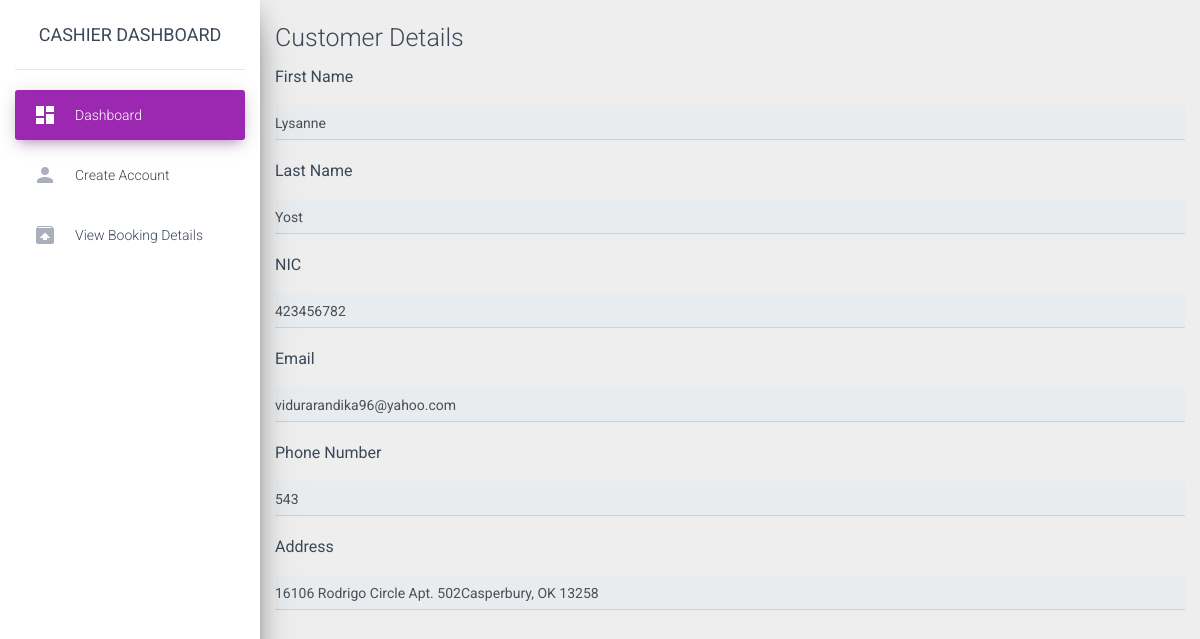
The page /admin/pages/selectcus.php?sc=423456782 on the database its author committed.
### tables this page shows
CREATE TABLE `customer` (
  `customerNic` varchar(20) NOT NULL,
  `customerFname` varchar(255) NOT NULL,
  `customerLname` varchar(255) NOT NULL,
  `customerAddress` varchar(255) NOT NULL,
  `customerEmail` varchar(255) NOT NULL,
  `customerContactNo` int(15) NOT NULL,
  `customerRegDate` varchar(255) NOT NULL,
  `points` int(10) NOT NULL
);

### admin/pages/selectcus.php (the view, shortened to what this page needs)
<?php
include('php/dbconfig.php');
if(isset($_GET['sc'])){
  $id = $_GET['sc'];
  $sql = "SELECT * FROM customer WHERE customerNic = '$id'";
  $result = mysqli_query($db,$sql);
  if(mysqli_num_rows($result)>0){
    $fetchdata = mysqli_fetch_assoc($result);
    $fname = $fetchdata['customerFname'];
    $lname = $fetchdata['customerLname'];
    $nic = $fetchdata['customerNic'];
    $email = $fetchdata['customerEmail'];
    $pno = $fetchdata['customerContactNo'];
    $adress = $fetchdata['customerAddress'];
  }
  else{
    header('location: create.php');
  }
}
else{
  header('location: create.php');
}
?>
<!DOCTYPE html>
<html lang="en">
<head>
  <link rel="stylesheet" href="https://maxcdn.bootstrapcdn.com/font-awesome/latest/css/font-awesome.min.css">
  <link href="../assets/css/material-dashboard.css?v=2.1.2" rel="stylesheet" />
  <link href="../assets/demo/demo.css" rel="stylesheet" />
</head>
<body class="">
  <div class="wrapper ">
    <div class="sidebar" data-color="purple" data-background-color="white" data-image="../assets/img/sidebar-1.jpg">
      <div class="logo"><a href="#" class="simple-text logo-normal">
        Cashier Dashboard
        </a></div>
      <div class="sidebar-wrapper">
        <ul class="nav">
          <li class="nav-item active ">
            <a class="nav-link" href="./dashboard.php">
              <i class="material-icons">dashboard</i>
              <p>Dashboard</p>
            </a>
          <li class="nav-item ">
              <a class="nav-link" href="./create.php">
                <i class="material-icons">person</i>
                <p>Create Account</p>
              </a>
              <li class="nav-item ">
                <a class="nav-link" href="./dashboard.php">
                  <i class="material-icons">unarchive</i>
                  <p>View Booking Details</p>
                </a>
              </li>
          </li>
        </ul>
      </div>
    </div>
    <div class="main-panel">
      <div class="container-fluid">
        <form>
         <b><h3>Customer Details</h3></b>
          <div class="form-group">
            <p><b>First Name</b></p>
            <input type="text" class="form-control" value="<?php echo $fname; ?>" readonly>
            </div>
          <div class="form-group">
            <p><b>Last Name</b></p>
            <input type="text" class="form-control" id="#" value="<?php echo $lname; ?>" readonly>
          </div>
          <div class="form-group">
            <p><b>NIC</b></p>
            <input type="text" class="form-control" id="#" value="<?php echo $nic; ?>" readonly>
          </div>
          <div class="form-group">
            <p><b>Email</b></p>
            <input type="email" class="form-control" id="#" value="<?php echo $email; ?>" readonly>
          </div>
          <div class="form-group">
            <p><b>Phone Number</b></p>
            <input type="text" class="form-control" id="#" value="<?php echo $pno;?>" readonly>
          </div>
          <div class="form-group">
            <p><b>Address</b></p>
            <input type="text" class="form-control" id="#" value="<?php echo $adress;?>" readonly>
          </div>
        </form>
        </div>
</body>
</html>

### rows shown on the page
customer: customerFname "Lysanne", customerLname "Yost", customerNic "423456782", customerEmail "vidurarandika96@yahoo.com", customerContactNo "543", customerAddress "16106 Rodrigo Circle Apt. 502Casperbury, OK 13258"
